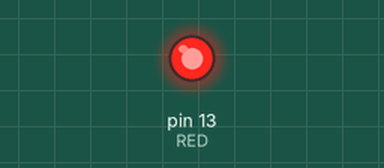
The sketch below on a simulated Arduino Uno, built with avr-gcc and run on an emulated ATmega328P. Parts: output pins drawn as LEDs (lit = HIGH).

Above: at 0.5 s.
At 25.0 s:
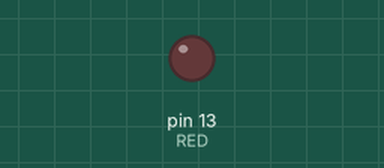
Timing chart, 0 to 35.1 s (numbered marks = the images above):
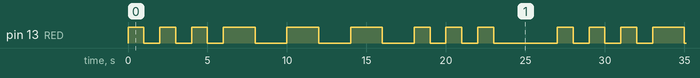

The sketch:

morseSOS.ino
```cpp
const char RED = 13;
int intervalos[] = {1000, 2000};
const int DELAY_S = intervalos[0];
const int DELAY_O = intervalos[1];

void setup() {
  // put your setup code here, to run once:
  pinMode(RED, OUTPUT);
}

void loop() {
  // put your main code here, to run repeatedly:
  while (true) {
  piscaS();
  piscaO();
  piscaS();
  delay(3000);
  }
}

void piscaS() {
  digitalWrite(RED, HIGH);
  delay(DELAY_S);
  digitalWrite(RED, LOW);
  delay(DELAY_S);
  digitalWrite(RED, HIGH);
  delay(DELAY_S);
  digitalWrite(RED, LOW);
  delay(DELAY_S);
  digitalWrite(RED, HIGH);
  delay(DELAY_S);
  digitalWrite(RED, LOW);
  delay(DELAY_S);
}

void piscaO() {
  digitalWrite(RED, HIGH);
  delay(DELAY_O);
  digitalWrite(RED, LOW);
  delay(DELAY_O);
  digitalWrite(RED, HIGH);
  delay(DELAY_O);
  digitalWrite(RED, LOW);
  delay(DELAY_O);
  digitalWrite(RED, HIGH);
  delay(DELAY_O);
  digitalWrite(RED, LOW);
  delay(DELAY_O);
}
```

Measured:
- by itself, pin 13 (RED): repeats every 27.0 s: 2 × (LOW 1.0 s, HIGH 1.0 s), LOW 1.0 s, 3 × (HIGH 2.0 s, LOW 2.0 s), 2 × (HIGH 1.0 s, LOW 1.0 s), HIGH 1.0 s, LOW 4.0 s, HIGH 1.0 s
- by itself, everything shown: repeats every 27.0 s, in 18 steps
